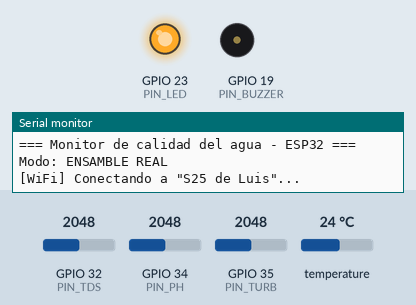
A sketch run on a simulated ESP32. Parts: output pins drawn as LEDs (lit = HIGH), buzzer (waves = sounding), the last lines printed to the serial monitor. Inputs (shaded band) come from the test bench; at power-on: temperature 24 °C, GPIO 34 (PIN_PH) = 2048, GPIO 32 (PIN_TDS) = 2048, GPIO 35 (PIN_TURB) = 2048 (analog values on the 0–4095 scale). WiFi joins after 1.5 s; servers stay silent unless stated; uploads are accepted with an empty reply; the local clock reads 2024-03-15 10:24:30 at power-on unless the sketch sets it.

Above: at 1.6 s.
2.6 s: temperature set to 12 °C
6.1 s: GPIO 34 (PIN_PH) set to 1960
9.6 s: GPIO 32 (PIN_TDS) set to 1253
13.7 s: GPIO 32 (PIN_TDS) set to 1162
At 13.7 s:
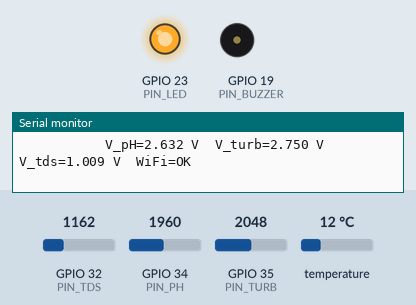
At 15.0 s:
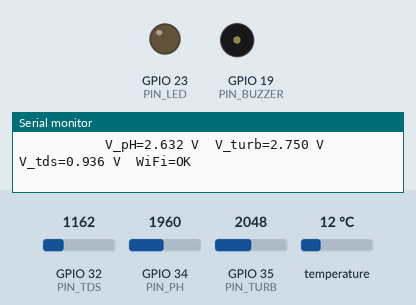
17.8 s: GPIO 35 (PIN_TURB) set to 1201
21.9 s: GPIO 35 (PIN_TURB) set to 1101
Timing chart, 0 to 26.9 s (numbered marks = the images above; inputs shaded):
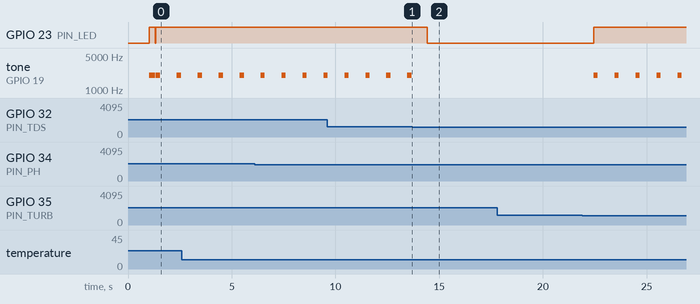

Measured:
- the behaviour switches between 1220 and 1219 on GPIO 32 (PIN_TDS) (found by bisection; images 0 and 1)
- after the input at 13.7 s, GPIO 23 (PIN_LED): HIGH → LOW after 0.72 s; tone on GPIO 19 (PIN_BUZZER): stops changing and stays silent
- by itself, tone on GPIO 19 (PIN_BUZZER): alternates 2000 Hz for 0.20 s and silent for 0.81 s

The sketch:

sketch_iot.ino
```cpp
/*
 * ============================================================================
 *  SISTEMA IoT DE MONITOREO DE LA CALIDAD DEL AGUA - Nodo sensor ESP32
 *  Proyecto Integrador IoT - Universidad Cooperativa de Colombia, Campus Neiva
 * ============================================================================
 *  Hardware (según el documento del proyecto):
 *    - ESP32 DevKit V1
 *    - Sensor de pH analógico PH-4502C (salida Po, alimentado a 5 V)
 *    - Sensor de turbidez analógico (salida AO, alimentado a 5 V)
 *    - Sensor de conductividad/TDS analógico (salida A, alimentado a 3.3 V)
 *    - Sonda DS18B20 impermeable (1-Wire)
 *    - Alerta local: LED + buzzer
 *    - Resistencias: 2x10k + 2x15k (divisores pH/turbidez), 4.7k (pull-up
 *      DS18B20), 220 ohm (LED), 100 ohm (buzzer)
 *
 *  Conexiones (todas las entradas analógicas usan ADC1, porque ADC2 queda
 *  bloqueado mientras el Wi-Fi está activo):
 *    GPIO34 (D34) <- pH Po        a través del divisor 10k / 15k
 *    GPIO35 (D35) <- Turbidez AO  a través del divisor 10k / 15k
 *    GPIO32 (D32) <- TDS A        directo (salida máx. 2.3 V)
 *    GPIO4  (D4)  <-> DS18B20 DQ  con pull-up 4.7k a 3.3 V
 *    GPIO23 (D23) -> LED de alerta    a través de 220 ohm
 *    GPIO19 (D19) -> Buzzer de alerta a través de 100 ohm
 *  Las señales analógicas van por el lado izquierdo de la placa y las digitales
 *  (LED, buzzer, 1-Wire) por el derecho: el cableado de señal queda separado de
 *  los elementos que generan interferencia (mitigación de ruido del documento).
 *
 *  Arquitectura del firmware (dos tareas en paralelo):
 *    - loop() en el núcleo 1: lee sensores cada 1 s, convierte a unidades,
 *      evalúa rangos (Res. 2115/2007) y maneja LED/buzzer. NUNCA espera a la
 *      red, así la alerta local responde en <= 3 s (RF-05) aunque no haya Wi-Fi.
 *    - tareaRed() en el núcleo 0: mantiene el Wi-Fi (reconexión automática,
 *      RNF-01) y envía por HTTP POST a Supabase las lecturas que el loop deja
 *      en una cola. Si no hay red, la cola actúa como buffer de las últimas
 *      N lecturas y se reenvían al reconectar (plan de mitigación de riesgos).
 * ============================================================================
 */

#include <WiFi.h>
#include <HTTPClient.h>
#include <WiFiClientSecure.h>
#include <OneWire.h>
#include <DallasTemperature.h>
#include <time.h>

// ----------------------------------------------------------------------------
// 1) MODO DE OPERACIÓN
// ----------------------------------------------------------------------------
// 1 = simulación en Wokwi (los potenciómetros emulan pH, turbidez y TDS)
// 0 = ensamble real
#define MODO_SIMULACION 0

// Tipo de buzzer: 0 = pasivo (necesita una frecuencia, es el de Wokwi)
//                 1 = activo  (suena solo con nivel alto)
#define BUZZER_ACTIVO 0

// ----------------------------------------------------------------------------
// 2) CREDENCIALES (cámbialas para el ensamble real)
// ----------------------------------------------------------------------------
#if MODO_SIMULACION
const char* WIFI_SSID  = "Wokwi-GUEST";   // punto de acceso virtual de Wokwi
const char* WIFI_PASS  = "";
const int   WIFI_CANAL = 6;               // evita el escaneo (conecta ~4 s antes)
#else
const char* WIFI_SSID  = "S25 de Luis";
const char* WIFI_PASS  = "123456788";
const int   WIFI_CANAL = 0;               // 0 = escanear todos los canales
#endif

// Supabase: URL del proyecto y API key "anon" (Settings > API).
// Mientras la URL contenga "TU-PROYECTO" el envío se SIMULA (solo se imprime
// el JSON en el monitor serie), así la simulación funciona sin cuenta.
const char* SUPABASE_URL   = "https://iletadtfsljzucuqythk.supabase.co";
const char* SUPABASE_KEY   = "sb_publishable_QfBKUR5zwDcx6NS24tegkQ_v-tIdZF6";
const char* SUPABASE_TABLA = "lecturas";
const char* UBICACION      = "Tanque 1";

// ----------------------------------------------------------------------------
// 3) PINES
// ----------------------------------------------------------------------------
const uint8_t PIN_PH      = 34;  // ADC1_CH6 (solo entrada)
const uint8_t PIN_TURB    = 35;  // ADC1_CH7 (solo entrada)
const uint8_t PIN_TDS     = 32;  // ADC1_CH4
const uint8_t PIN_ONEWIRE = 4;   // DS18B20
const uint8_t PIN_LED     = 23;  // LED de alerta
const uint8_t PIN_BUZZER  = 19;  // Buzzer de alerta

// ----------------------------------------------------------------------------
// 4) CONSTANTES ELÉCTRICAS
// ----------------------------------------------------------------------------
// Divisor de voltaje para pH y turbidez (módulos alimentados a 5 V):
//   sensor --[R_SUP 10k]--+--[R_INF 15k]-- GND
//                         +--> pin ADC
//   V_adc = V_sensor * R_INF / (R_SUP + R_INF) = 0.6 * V_sensor
//   => 5.0 V del sensor se convierten en 3.0 V en el pin (máx. ESP32: 3.3 V)
const float R_SUP          = 10000.0f;
const float R_INF          = 15000.0f;
const float FACTOR_DIVISOR = (R_SUP + R_INF) / R_INF;   // 1.6667

const float VREF_ADC = 3.3f;     // escala de analogRead() a 11 dB (simulación)
const int   ADC_MAX  = 4095;     // ADC de 12 bits
const int   MUESTRAS = 15;       // muestras por lectura (filtro de mediana)

// ----------------------------------------------------------------------------
// 5) CALIBRACIÓN (ajustar en el ensamble real con soluciones buffer)
// ----------------------------------------------------------------------------
// pH-4502C: voltaje de Po (lado del sensor, ANTES del divisor) en buffer pH 7
// y pH 4. Típicamente ~2.50 V y ~3.04 V (≈ -0.18 V por unidad de pH).
float CAL_PH7_V = 2.50f;
float CAL_PH4_V = 3.04f;

// Turbidez: voltaje AO (lado del sensor) medido con agua destilada/limpia.
// La curva de referencia asume 4.20 V para agua clara; la diferencia se usa
// como corrección de offset.
float TURB_V_AGUA_LIMPIA = 2.37f;   // <- poner el V_turb medido con el sensor en agua limpia

// Estabilizacion de la turbidez (la curva del sensor es muy empinada: 30 mV ~ 100 NTU)
const float TURB_ZONA_MUERTA_V = 0.03f;  // variacion de hasta 30 mV bajo el agua limpia = 0 NTU
const float TURB_ALFA          = 0.1f;   // suavizado: mas bajo = mas estable pero mas lento

// TDS: factor K de calibración con solución patrón (1.0 = sin corrección).
float TDS_K = 1.0f;

// ----------------------------------------------------------------------------
// 6) UMBRALES DE ALERTA
// ----------------------------------------------------------------------------
// Resolución 2115 de 2007 (Colombia):
const float PH_MIN    = 6.0f;     // Art. 4: pH entre 6.5 y 9.0
const float PH_MAX    = 9.0f;
const float TURB_MAX  = 2.0f;     // Art. 2: turbiedad máx. 2 UNT (NTU)
// Art. 3: conductividad máx. 1000 uS/cm -> TDS ≈ 0.5 * EC = 500 ppm
const float TDS_MAX   = 500.0f;
// La Res. 2115 NO fija temperatura: rango operativo definido por el proyecto
const float TEMP_MIN  = 10.0f;
const float TEMP_MAX  = 33.0f;

// ----------------------------------------------------------------------------
// 7) TIEMPOS
// ----------------------------------------------------------------------------
const uint32_t INTERVALO_LECTURA_MS = 1000;   // evaluación de alertas (RF-05)
const uint32_t INTERVALO_ENVIO_MS   = 30000;  // envío a la nube (RF-01: 30-60 s)
const uint32_t REINTENTO_WIFI_MS    = 10000;  // reconexión (RNF-01: <= 30 s)
const uint32_t TIMEOUT_HTTP_MS      = 8000;

// ----------------------------------------------------------------------------
// ESTRUCTURAS Y VARIABLES GLOBALES
// ----------------------------------------------------------------------------
struct Lectura {
  float  ph;
  float  turbidez;
  float  tds;
  float  temperatura;
  bool   alerta;
  bool   errorSensor;
  time_t epoch;          // 0 si aún no hay hora NTP
};

const int     TAM_BUFFER = 20;   // últimas N lecturas guardadas sin red
QueueHandle_t colaEnvio;

OneWire           oneWire(PIN_ONEWIRE);
DallasTemperature ds18b20(&oneWire);

Lectura  ultima;
uint32_t tUltimaLectura = 0;
uint32_t tUltimoEnvio   = 0;
uint32_t tUltimaImpresion = 0;
bool     alertaActiva   = false;
float    vPh = 0, vTurb = 0, vTds = 0;   // voltajes del lado del sensor
float    vTurbSuave = -1;                // voltaje de turbidez suavizado (-1 = sin iniciar)

// ============================================================================
//  LECTURA ANALÓGICA FILTRADA
// ============================================================================
// Toma MUESTRAS lecturas y devuelve la mediana en voltios en el PIN del ESP32.
// La mediana elimina picos de ruido mejor que el promedio (riesgo "ruido
// eléctrico en lecturas analógicas" del documento).
float leerVoltajePin(uint8_t pin) {
  float v[MUESTRAS];
  for (int i = 0; i < MUESTRAS; i++) {
#if MODO_SIMULACION
    v[i] = analogRead(pin) * VREF_ADC / ADC_MAX;      // Wokwi: ADC lineal
#else
    v[i] = analogReadMilliVolts(pin) / 1000.0f;       // real: usa calibración eFuse
#endif
    delayMicroseconds(200);
  }
  // ordenamiento por inserción (15 elementos: suficiente y simple)
  for (int i = 1; i < MUESTRAS; i++) {
    float x = v[i];
    int j = i - 1;
    while (j >= 0 && v[j] > x) { v[j + 1] = v[j]; j--; }
    v[j + 1] = x;
  }
  return v[MUESTRAS / 2];
}

// ============================================================================
//  CONVERSIÓN A UNIDADES REALES
// ============================================================================
float calcularPH(float vSensor) {
  // Recta por dos puntos (pH 7 y pH 4). Pendiente en pH/V (negativa).
  float pendiente = (7.0f - 4.0f) / (CAL_PH7_V - CAL_PH4_V);
  float ph = 7.0f + pendiente * (vSensor - CAL_PH7_V);
  return constrain(ph, 0.0f, 14.0f);
}

float calcularTurbidez(float vSensor) {
  // Curva característica del sensor (fabricante, alimentación 5 V):
  //   NTU = -1120.4 V^2 + 5742.3 V - 4352.9   válida entre 2.5 V y 4.2 V
  float v = vSensor + (4.20f - TURB_V_AGUA_LIMPIA);   // corrección de offset
  if (v > 4.20f - TURB_ZONA_MUERTA_V) return 0.0f;      // zona muerta: igual al agua limpia
  if (v < 2.5f) return 3000.0f;                        // límite de la curva
  float ntu = -1120.4f * v * v + 5742.3f * v - 4352.9f;
  if (ntu < 0.0f) ntu = 0.0f;                          // agua clara
  return ntu;
}

float calcularTDS(float vSensor, float tempC) {
  // Compensación por temperatura a 25 °C (2 % por °C)
  float t = (tempC > -50.0f && tempC < 100.0f) ? tempC : 25.0f;
  float coef = 1.0f + 0.02f * (t - 25.0f);
  float vc = vSensor / coef;
  // Curva del fabricante del módulo TDS -> ppm
  float tds = (133.42f * vc * vc * vc - 255.86f * vc * vc + 857.39f * vc) * 0.5f;
  tds *= TDS_K;
  if (tds < 0.0f) tds = 0.0f;
  return tds;
}

// ============================================================================
//  ALERTA LOCAL (LED + BUZZER), NO BLOQUEANTE
// ============================================================================
void buzzerOn() {
#if BUZZER_ACTIVO
  digitalWrite(PIN_BUZZER, HIGH);
#else
  tone(PIN_BUZZER, 2000);        // 2 kHz: zona de máxima sensibilidad del oído
#endif
}

void buzzerOff() {
#if BUZZER_ACTIVO
  digitalWrite(PIN_BUZZER, LOW);
#else
  noTone(PIN_BUZZER);
#endif
}

void actualizarActuadores() {
  static bool     buzzerSonando = false;
  static uint32_t tCambio = 0;
  uint32_t ahora = millis();

  if (!alertaActiva) {
    digitalWrite(PIN_LED, LOW);
    if (buzzerSonando) { buzzerOff(); buzzerSonando = false; }
    return;
  }

  // LED: fijo si es parámetro fuera de rango; parpadeo rápido si falla un sensor
  if (ultima.errorSensor) digitalWrite(PIN_LED, (ahora / 150) % 2);
  else                    digitalWrite(PIN_LED, HIGH);

  // Buzzer intermitente: 200 ms sonando / 800 ms en silencio
  uint32_t periodo = buzzerSonando ? 200 : 800;
  if (ahora - tCambio >= periodo) {
    tCambio = ahora;
    buzzerSonando = !buzzerSonando;
    if (buzzerSonando) buzzerOn(); else buzzerOff();
  }
}

// ============================================================================
//  ADQUISICIÓN Y EVALUACIÓN
// ============================================================================
void leerSensores() {
  // DS18B20: se lee la conversión pedida en el ciclo anterior (hace 1 s,
  // la conversión de 12 bits tarda 750 ms) y se pide la siguiente. Así nunca
  // se bloquea el programa esperando al sensor.
  float t = ds18b20.getTempCByIndex(0);
  ds18b20.requestTemperatures();

  vPh   = leerVoltajePin(PIN_PH)   * FACTOR_DIVISOR;   // deshace el divisor
  vTurb = leerVoltajePin(PIN_TURB) * FACTOR_DIVISOR;   // deshace el divisor
  vTurbSuave = (vTurbSuave < 0) ? vTurb : vTurbSuave + TURB_ALFA * (vTurb - vTurbSuave);
  vTds  = leerVoltajePin(PIN_TDS);                     // sin divisor

  bool tempOk = (t != DEVICE_DISCONNECTED_C) && (t > -55.0f) && (t < 125.0f);

  ultima.temperatura = tempOk ? t : NAN;
  ultima.ph          = calcularPH(vPh);
  ultima.turbidez    = calcularTurbidez(vTurbSuave);
  ultima.tds         = calcularTDS(vTds, tempOk ? t : 25.0f);
  ultima.errorSensor = !tempOk;

  bool fueraRango =
      ultima.ph < PH_MIN || ultima.ph > PH_MAX ||
      ultima.turbidez > TURB_MAX ||
      ultima.tds > TDS_MAX ||
      (tempOk && (t < TEMP_MIN || t > TEMP_MAX));

  ultima.alerta = fueraRango || ultima.errorSensor;
  time_t ahora; time(&ahora);
  ultima.epoch = (ahora > 1700000000) ? ahora : 0;   // solo si NTP ya sincronizó
  alertaActiva = ultima.alerta;
}

const char* textoEstado(const Lectura& l) {
  if (l.errorSensor) return "Error sensor";
  return l.alerta ? "Revisar" : "Normal";
}

void imprimirLectura() {
  Serial.printf("[%6lu s] pH=%5.2f | Turb=%7.1f NTU | TDS=%6.0f ppm | T=",
                millis() / 1000, ultima.ph, ultima.turbidez, ultima.tds);
  if (isnan(ultima.temperatura)) Serial.print("  ERR ");
  else Serial.printf("%5.1f", ultima.temperatura);
  Serial.printf(" C | %s", textoEstado(ultima));
  if (ultima.alerta) {
    Serial.print("  <-");
    if (ultima.ph < PH_MIN || ultima.ph > PH_MAX) Serial.print(" pH");
    if (ultima.turbidez > TURB_MAX)               Serial.print(" TURBIDEZ");
    if (ultima.tds > TDS_MAX)                     Serial.print(" TDS");
    if (!isnan(ultima.temperatura) &&
        (ultima.temperatura < TEMP_MIN || ultima.temperatura > TEMP_MAX))
                                                  Serial.print(" TEMPERATURA");
    if (ultima.errorSensor)                       Serial.print(" DS18B20");
  }
  Serial.println();
  // Voltajes del lado del sensor: útiles para calibrar el ensamble real
  Serial.printf("           V_pH=%.3f V  V_turb=%.3f V  V_tds=%.3f V  WiFi=%s\n",
                vPh, vTurb, vTds,
                WiFi.status() == WL_CONNECTED ? "OK" : "sin conexion");
}

// Encola la lectura para envío. Si el buffer está lleno (red caída mucho
// tiempo) se descarta la lectura más antigua para conservar las recientes.
void encolarLectura(const Lectura& l) {
  if (xQueueSend(colaEnvio, &l, 0) != pdTRUE) {
    Lectura descartada;
    xQueueReceive(colaEnvio, &descartada, 0);
    xQueueSend(colaEnvio, &l, 0);
    Serial.println("[BUFFER] Lleno: se descartó la lectura más antigua");
  }
}

// ============================================================================
//  RED: Wi-Fi + HTTP POST a Supabase (núcleo 0)
// ============================================================================
String construirJSON(const Lectura& l) {
  String j = "{";
  j += "\"ubicacion\":\"" + String(UBICACION) + "\",";
  if (l.epoch > 0) {
    char fecha[32];
    struct tm tmLocal;
    localtime_r(&l.epoch, &tmLocal);
    strftime(fecha, sizeof(fecha), "%Y-%m-%dT%H:%M:%S-05:00", &tmLocal);
    j += "\"fecha_hora\":\"" + String(fecha) + "\",";
  }
  j += "\"ph\":" + String(l.ph, 2) + ",";
  j += "\"turbidez\":" + String(l.turbidez, 1) + ",";
  j += "\"tds\":" + String(l.tds, 0) + ",";
  j += "\"temperatura\":" + (isnan(l.temperatura) ? String("null") : String(l.temperatura, 1)) + ",";
  j += "\"estado\":\"" + String(textoEstado(l)) + "\",";
  j += "\"alerta\":" + String(l.alerta ? "true" : "false");
  j += "}";
  return j;
}

bool enviarSupabase(const Lectura& l) {
  String json = construirJSON(l);

  if (strstr(SUPABASE_URL, "TU-PROYECTO") != nullptr) {
    Serial.println("[HTTP] (envío simulado) POST " + json);
    return true;
  }

  WiFiClientSecure cliente;
  cliente.setInsecure();   // prototipo: en producción cargar el certificado raíz
  HTTPClient http;
  String url = String(SUPABASE_URL) + "/rest/v1/" + SUPABASE_TABLA;
  if (!http.begin(cliente, url)) return false;
  http.setTimeout(TIMEOUT_HTTP_MS);
  http.addHeader("Content-Type", "application/json");
  http.addHeader("apikey", SUPABASE_KEY);
  http.addHeader("Prefer", "return=minimal");
  int codigo = http.POST(json);
  http.end();

  Serial.printf("[HTTP] POST -> %d %s\n", codigo,
                (codigo >= 200 && codigo < 300) ? "OK" : "ERROR");
  return codigo >= 200 && codigo < 300;
}

void conectarWiFi() {
  Serial.printf("[WiFi] Conectando a \"%s\"...\n", WIFI_SSID);
  WiFi.disconnect();
  if (WIFI_CANAL > 0) WiFi.begin(WIFI_SSID, WIFI_PASS, WIFI_CANAL);
  else                WiFi.begin(WIFI_SSID, WIFI_PASS);
}

void tareaRed(void* parametro) {
  WiFi.mode(WIFI_STA);
  WiFi.setAutoReconnect(true);
  conectarWiFi();
  uint32_t tUltimoIntento = millis();
  bool estabaConectado = false;
  bool horaConfigurada = false;

  for (;;) {
    bool conectado = (WiFi.status() == WL_CONNECTED);

    if (conectado && !estabaConectado) {
      Serial.printf("[WiFi] Conectado. IP: %s\n", WiFi.localIP().toString().c_str());
      if (!horaConfigurada) {
        configTime(-5 * 3600, 0, "pool.ntp.org", "time.google.com"); // Colombia UTC-5
        horaConfigurada = true;
      }
    }
    if (!conectado && estabaConectado) {
      Serial.println("[WiFi] Conexión perdida. Las lecturas quedan en el buffer.");
      tUltimoIntento = millis();
    }
    estabaConectado = conectado;

    if (!conectado) {
      if (millis() - tUltimoIntento >= REINTENTO_WIFI_MS) {
        tUltimoIntento = millis();
        conectarWiFi();
      }
    } else {
      // Envía lo pendiente en orden. Solo se retira de la cola si el POST
      // fue exitoso (2xx): así ninguna lectura se pierde por un fallo puntual.
      Lectura l;
      while (WiFi.status() == WL_CONNECTED && xQueuePeek(colaEnvio, &l, 0) == pdTRUE) {
        if (enviarSupabase(l)) {
          xQueueReceive(colaEnvio, &l, 0);
        } else {
          vTaskDelay(pdMS_TO_TICKS(3000));   // reintento más tarde
          break;
        }
      }
    }
    vTaskDelay(pdMS_TO_TICKS(250));
  }
}

// ============================================================================
//  SETUP Y LOOP
// ============================================================================
void setup() {
  Serial.begin(115200);
  delay(200);
  Serial.println();
  Serial.println("=== Monitor de calidad del agua - ESP32 ===");
#if MODO_SIMULACION
  Serial.println("Modo: SIMULACION (Wokwi). Gire los potenciometros pH / Turbidez / TDS");
  Serial.println("y haga clic en el DS18B20 para cambiar la temperatura.");
#else
  Serial.println("Modo: ENSAMBLE REAL");
#endif

  pinMode(PIN_LED, OUTPUT);
  pinMode(PIN_BUZZER, OUTPUT);
  digitalWrite(PIN_LED, LOW);
  buzzerOff();

  analogReadResolution(12);
  analogSetAttenuation(ADC_11db);   // rango de entrada hasta ~3.1-3.3 V

  ds18b20.begin();
  ds18b20.setResolution(12);
  ds18b20.setWaitForConversion(false);   // lectura no bloqueante
  ds18b20.requestTemperatures();
  delay(800);                            // primera conversión

  // Autoprueba de la alerta local: LED y buzzer 300 ms
  digitalWrite(PIN_LED, HIGH); buzzerOn(); delay(300);
  digitalWrite(PIN_LED, LOW);  buzzerOff();

  colaEnvio = xQueueCreate(TAM_BUFFER, sizeof(Lectura));
  xTaskCreatePinnedToCore(tareaRed, "tareaRed", 8192, nullptr, 1, nullptr, 0);

  tUltimoEnvio = millis() - INTERVALO_ENVIO_MS + 5000;   // primer envío a los ~5 s
}

void loop() {
  uint32_t ahora = millis();

  if (ahora - tUltimaLectura >= INTERVALO_LECTURA_MS) {
    tUltimaLectura = ahora;
    leerSensores();
    if (ahora - tUltimaImpresion >= 2000) {
      tUltimaImpresion = ahora;
      imprimirLectura();
    }
  }

  if (ahora - tUltimoEnvio >= INTERVALO_ENVIO_MS) {
    tUltimoEnvio = ahora;
    encolarLectura(ultima);
  }

  actualizarActuadores();
  delay(10);
}
```
